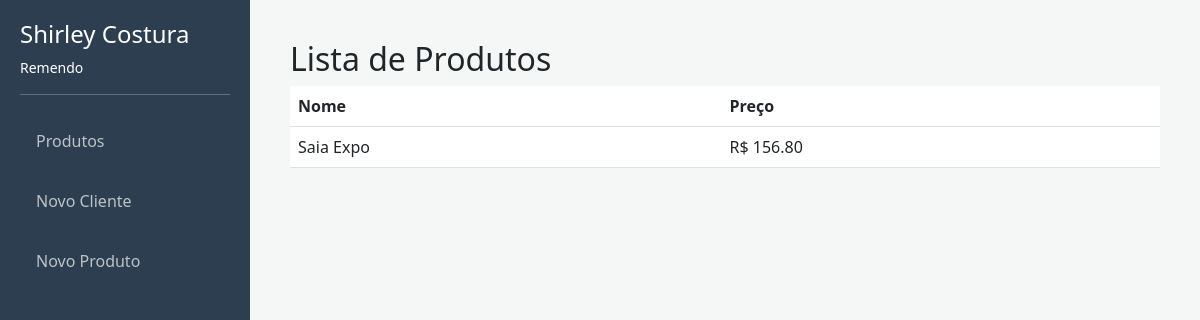
/loja/3/, run on the app's committed database.
### core_loja/models.py (models this page shows, shortened)
class Empresa(models.Model):
    nome = models.CharField(max_length=100)
    ramo = models.CharField(max_length=50)

class Produto(models.Model):
    empresa = models.ForeignKey(Empresa, on_delete=models.CASCADE)
    nome = models.CharField(max_length=100)
    preco = models.DecimalField(max_digits=10, decimal_places=2)

### core_loja/views.py (the view)
def dashboard_loja(request, empresa_id):
    empresa = get_object_or_404(Empresa, id=empresa_id)
    produtos = Produto.objects.filter(
        empresa=empresa
    )
    return render(
        request,
        'loja.html',
        {
            'empresa': empresa,
            'produtos': produtos
        }
    )

### core_loja/templates/loja.html
{% extends 'base.html' %}
{% block conteudo %}
<h2>Lista de Produtos</h2>
<table class="table">
    <thead>
        <tr>
            <th>Nome</th>
            <th>Preço</th>
        </tr>
    </thead>
    <tbody>
        {% for p in produtos %}
            <tr>
                <td>{{ p.nome }}</td>
                <td>R$ {{ p.preco }}</td>
            </tr>
        {% endfor %}
    </tbody>
</table>
{% endblock %}

### core_loja/templates/base.html (shortened to what this page needs)
<!DOCTYPE html>
<html lang="pt-br">
<head>
    <link href="https://cdn.jsdelivr.net/npm/bootstrap@5.3.0/dist/css/bootstrap.min.css" rel="stylesheet">
</head>
<body>
    <div id="sidebar">
        <h4>{{ empresa.nome }}</h4>
        <p class="small">{{ empresa.ramo }}</p>
        <hr>
        <nav class="nav flex-column">
           {% if empresa.id %}
            <a class="nav-link" href="{% url 'url_da_loja' empresa.id %}">Produtos</a>
            <a class="nav-link" href="{% url 'novo_cliente' empresa.id %}">Novo Cliente</a>
            <a class="nav-link" href="{% url 'novo_produto' empresa.id %}">Novo Produto</a>
        {% else %}
            <a class="nav-link" href="{% url 'cadastrar_empresa' %}">Cadastrar Empresa</a>
        {% endif %}
        </nav>
    </div>
    <div id="content">
        {% block conteudo %}
        {% endblock %}
    </div>
</body>
</html>

### core_loja/templates/base.html (style rules this page uses)
body { display: flex; min-height: 100vh; background-color: #f4f7f6; }
#sidebar { width: 250px; background: #2c3e50; color: white; padding: 20px; }
#content { flex: 1; padding: 40px; }
.nav-link { color: #bdc3c7; margin: 10px 0; }

### data on the page
Empresa: nome "Shirley Costura", ramo "Remendo"
Produto: nome "Saia Expo", preco "156.80"
